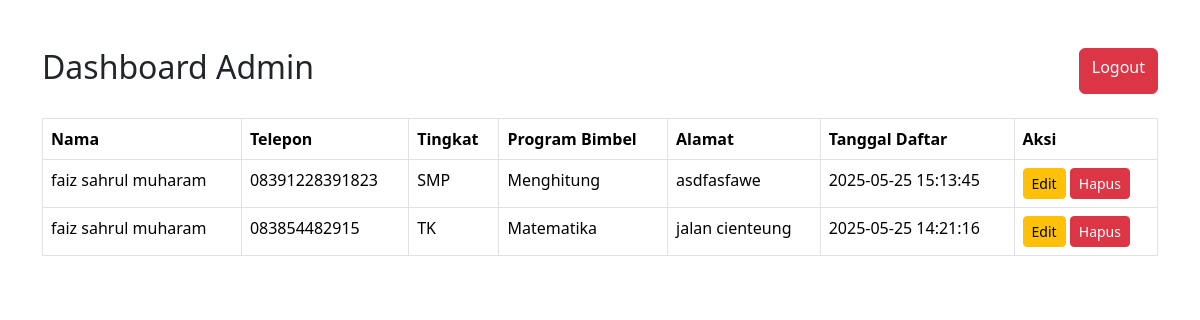
Screenshot of /dashboard.php (signed in) with the database file from the repository.
### tables this page shows
CREATE TABLE `pendaftar` (
  `id` int(11) NOT NULL,
  `nama` varchar(100) DEFAULT NULL,
  `telepon` varchar(20) DEFAULT NULL,
  `tingkat` varchar(10) DEFAULT NULL,
  `mata_pelajaran` varchar(100) DEFAULT NULL,
  `alamat` text DEFAULT NULL,
  `tanggal_daftar` timestamp NOT NULL DEFAULT current_timestamp()
);

### dashboard.php (the view, shortened to what this page needs)
<?php
include 'db.php';
$data = $conn->query("SELECT * FROM pendaftar ORDER BY tanggal_daftar DESC");
?>
<!DOCTYPE html>
<html lang="id">
<head>
  <link href="https://cdn.jsdelivr.net/npm/bootstrap@5.3.3/dist/css/bootstrap.min.css" rel="stylesheet">
</head>
<body>
  <div class="container py-5">
    <div class="d-flex justify-content-between mb-4">
      <h2>Dashboard Admin</h2>
      <a href="logout.php" class="btn btn-danger">Logout</a>
    </div>
<table class="table table-bordered">
  <thead>
    <tr>
      <th>Nama</th>
      <th>Telepon</th>
      <th>Tingkat</th>
      <th>Program Bimbel</th>
      <th>Alamat</th>
      <th>Tanggal Daftar</th>
      <th>Aksi</th>
    </tr>
  </thead>
  <tbody>
    <?php while ($row = $data->fetch_assoc()): ?>
    <tr>
      <td><?= htmlspecialchars($row['nama']) ?></td>
      <td><?= htmlspecialchars($row['telepon']) ?></td>
      <td><?= htmlspecialchars($row['tingkat']) ?></td>
      <td><?= htmlspecialchars($row['mata_pelajaran']) ?></td>
      <td><?= htmlspecialchars($row['alamat']) ?></td>
      <td><?= $row['tanggal_daftar'] ?></td>
      <td>
        <a href="edit.php?id=<?= $row['id'] ?>" class="btn btn-sm btn-warning">Edit</a>
        <a href="hapus.php?id=<?= $row['id'] ?>" class="btn btn-sm btn-danger"
           onclick="return confirm('Yakin ingin menghapus data ini?')">Hapus</a>
      </td>
    </tr>
    <?php endwhile; ?>
  </tbody>
</table>
  </div>
</body>
</html>

### rows the page displays
pendaftar: nama "faiz sahrul muharam", telepon "08391228391823", tingkat "SMP", mata_pelajaran "Menghitung", alamat "asdfasfawe", tanggal_daftar "2025-05-25 15:13:45"
pendaftar: nama "faiz sahrul muharam", telepon "083854482915", tingkat "TK", mata_pelajaran "Matematika", alamat "jalan cienteung", tanggal_daftar "2025-05-25 14:21:16"
